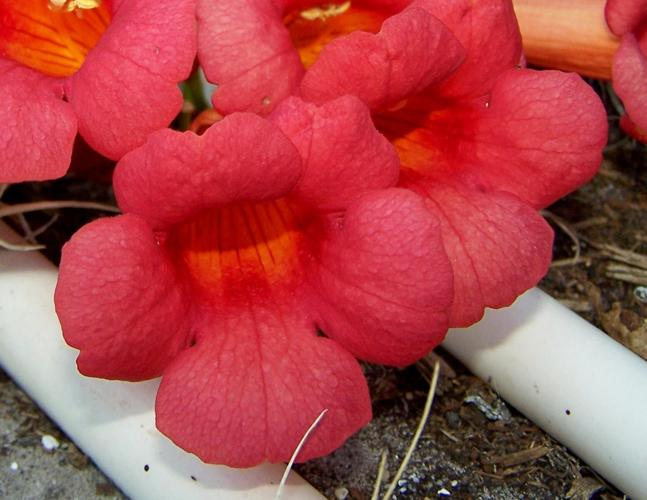
#> input picture input/train/101/image_07953.jpg, 647 x 500 px
$ jupyter execute --allow-errors flowers-recognization.ipynb
#> lines starting #> are read from the running program, lines starting #| are printed output that depends on the picture
[cell 1]
import os
from PIL import Image
from pathlib import Path

[cell 2]
IMG_SIZE = (224, 224)
ORIG_BASE = "../input"
DEST_BASE = "../processed"

[cell 3]
def process_images(subdir, is_test=False):
#> called with subdir = 'train', is_test = False
    input_dir = Path(ORIG_BASE) / subdir
    output_dir = Path(DEST_BASE) / subdir
    output_dir.mkdir(parents=True, exist_ok=True)

    if is_test:
        for img_path in input_dir.glob("*.*"):
            try:
                img = Image.open(img_path).convert("RGB")
                img = img.resize(IMG_SIZE, Image.LANCZOS)
                dest_path = output_dir / img_path.name
                img.save(dest_path)
            except Exception as e:
                print(f"Erro ao processar {img_path}: {e}")
    else:
        for class_folder in input_dir.iterdir():
            if class_folder.is_dir():
                output_class_dir = output_dir / class_folder.name
                output_class_dir.mkdir(parents=True, exist_ok=True)

                for img_path in class_folder.glob("*.jpg"):
                    try:
                        img = Image.open(img_path).convert("RGB")
#> img is the input picture: PIL image 647x500 RGB; mean R, G, B 172.6, 71.1, 74.1
                        img = img.resize(IMG_SIZE, Image.LANCZOS)
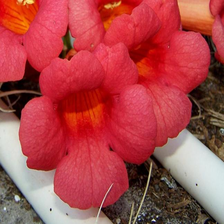
#> img: PIL image 224x224 RGB; mean R, G, B 172.6, 71.1, 74.1
                        dest_path = output_class_dir / img_path.name
                        img.save(dest_path)
                    except Exception as e:
                        print(f"Erro ao processar {img_path}: {e}")

#> (the rest of this cell did not finish here and is left out)
